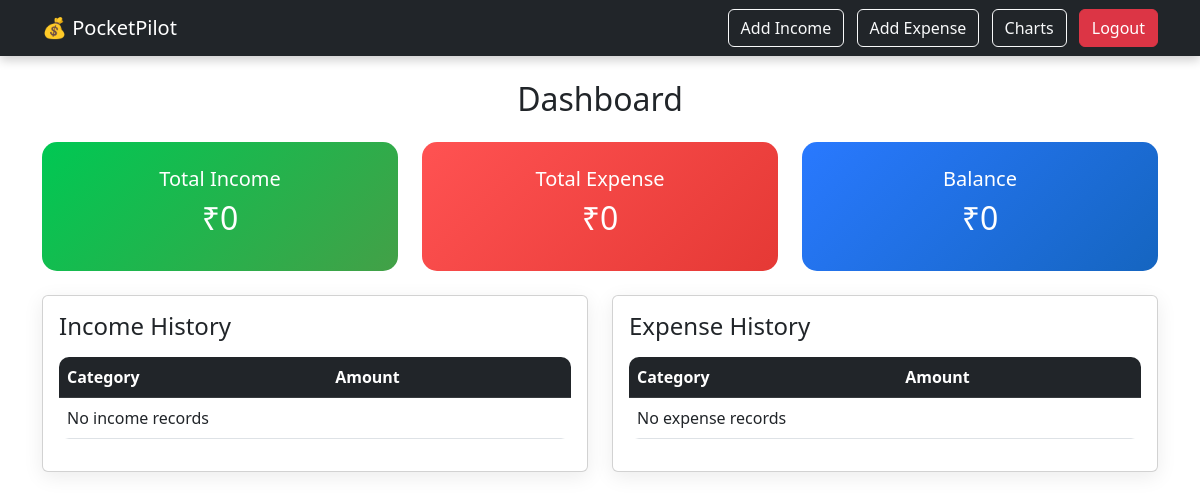
The page /profile/ (signed in) on the database as committed earlier.
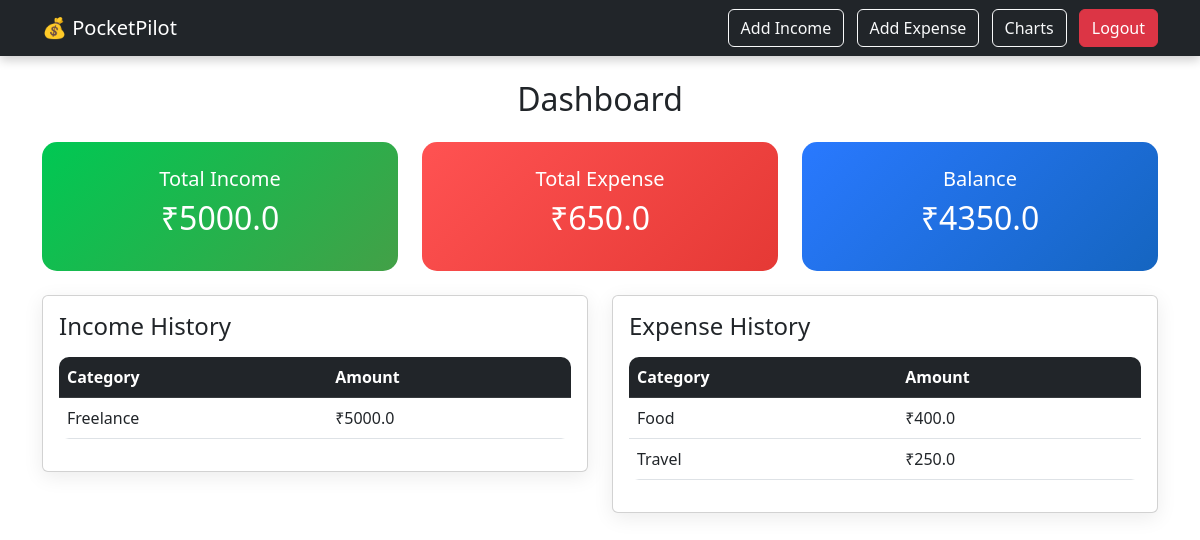
The same page on the database as committed later.
### tracker/models.py (models this page shows, shortened)
class Income(models.Model):
    user = models.ForeignKey(User, on_delete=models.CASCADE)
    amount = models.FloatField()
    category = models.ForeignKey(Category, on_delete=models.CASCADE)
    date = models.DateField(auto_now_add=True)

class Category(models.Model):
    CATEGORY_TYPE = (
        ('income', 'Income'),
        ('expense', 'Expense'),
    )
    name = models.CharField(max_length=100)
    type = models.CharField(max_length=10, choices=CATEGORY_TYPE)
    def __str__(self):
        return self.name

class Expense(models.Model):
    user = models.ForeignKey(User, on_delete=models.CASCADE)
    amount = models.FloatField()
    category = models.ForeignKey(Category, on_delete=models.CASCADE)
    date = models.DateField(auto_now_add=True)

### tracker/views.py (the view)
# urls.py: path('profile/', views.profile, name="profile"),
@login_required
def profile(request):
    incomes = Income.objects.filter(user=request.user)
    expenses = Expense.objects.filter(user=request.user)
    total_income = incomes.aggregate(Sum('amount'))['amount__sum'] or 0
    total_expense = expenses.aggregate(Sum('amount'))['amount__sum'] or 0
    balance = total_income - total_expense
    context = {
        'income': incomes,
        'expense': expenses,
        'total_income': total_income,
        'total_expense': total_expense,
        'balance': balance
    }
    return render(request, 'profile.html', context)

### tracker/templates/profile.html
{% extends 'base.html' %}
{% block content %}
<h2 class="mb-4 text-center">Dashboard</h2>
<div class="row mb-4">
<div class="col-md-4">
<div class="dashboard-card income-card">
<h5>Total Income</h5>
<h2>₹{{ total_income }}</h2>
</div>
</div>
<div class="col-md-4">
<div class="dashboard-card expense-card">
<h5>Total Expense</h5>
<h2>₹{{ total_expense }}</h2>
</div>
</div>
<div class="col-md-4">
<div class="dashboard-card balance-card">
<h5>Balance</h5>
<h2>₹{{ balance }}</h2>
</div>
</div>
</div>
<div class="row">
<div class="col-md-6">
<div class="card p-3">
<h4 class="mb-3">Income History</h4>
<table class="table table-hover">
<thead class="table-dark">
<tr>
<th>Category</th>
<th>Amount</th>
</tr>
</thead>
<tbody>
{% for i in income %}
<tr>
<td>{{ i.category }}</td>
<td>₹{{ i.amount }}</td>
</tr>
{% empty %}
<tr>
<td colspan="2">No income records</td>
</tr>
{% endfor %}
</tbody>
</table>
</div>
</div>
<div class="col-md-6">
<div class="card p-3">
<h4 class="mb-3">Expense History</h4>
<table class="table table-hover">
<thead class="table-dark">
<tr>
<th>Category</th>
<th>Amount</th>
</tr>
</thead>
<tbody>
{% for e in expense %}
<tr>
<td>{{ e.category }}</td>
<td>₹{{ e.amount }}</td>
</tr>
{% empty %}
<tr>
<td colspan="2">No expense records</td>
</tr>
{% endfor %}
</tbody>
</table>
</div>
</div>
</div>
{% endblock %}

### tracker/templates/base.html (shortened to what this page needs)
{% load static %}
<!DOCTYPE html>
<html>
<head>
<link rel="stylesheet" href="{% static 'css/style.css' %}">
<link href="https://cdn.jsdelivr.net/npm/bootstrap@5.3.0/dist/css/bootstrap.min.css" rel="stylesheet">
</head>
<body>
<nav class="navbar navbar-expand-lg navbar-dark bg-dark">
<div class="container">
<a class="navbar-brand" href="/profile">💰 PocketPilot</a>
<div>
<a class="btn btn-outline-light me-2" href="/income">Add Income</a>
<a class="btn btn-outline-light me-2" href="/expense">Add Expense</a>
<a class="btn btn-outline-light me-2" href="/charts">Charts</a>
<a class="btn btn-danger" href="/logout">Logout</a>
</div>
</div>
</nav>
<div class="container mt-4">
{% block content %}
{% endblock %}
</div>
</body>
</html>

### static/css/style.css (style rules this page uses)
body { background:red; font-family: 'Segoe UI', Tahoma, Geneva, Verdana, sans-serif; }
h2,h3,h4 { font-weight:600; }
.card { border:none; border-radius:15px; box-shadow:0 5px 20px rgba(0,0,0,0.08); }
.dashboard-card { padding:25px; border-radius:15px; color:white; text-align:center; }
.income-card { background:linear-gradient(135deg,#00c853,#43a047); }
.expense-card { background:linear-gradient(135deg,#ff5252,#e53935); }
.balance-card { background:linear-gradient(135deg,#2979ff,#1565c0); }
table { background:white; border-radius:10px; overflow:hidden; }
.btn { border-radius:8px; }
.navbar { box-shadow:0 4px 10px rgba(0,0,0,0.2); }

Rows that differ between the two databases and show on the page:
added Income: category "Freelance", amount "5000.0"
added Expense: category "Food", amount "400.0"
added Expense: category "Travel", amount "250.0"
Other text that changed with them:
{{ total_income }}: "0" → "5000.0"
{{ total_expense }}: "0" → "650.0"
{{ balance }}: "0" → "4350.0"
text no longer shown: "No income records No expense records"
